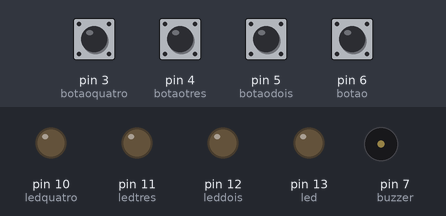
This sketch was run on a simulated Arduino Uno, built with avr-gcc and run on an emulated ATmega328P. Shown: output pins drawn as LEDs (lit = HIGH), buzzer (waves = sounding). The test bench sets the inputs (shaded band); at power-on: pin 3 (botaoquatro), pin 4 (botaotres), pin 5 (botaodois), pin 6 (botao) HIGH.

Above: at 1.2 s.
1.3 s: pin 3 (botaoquatro) pulled LOW for 0.15 s
At 3.4 s:
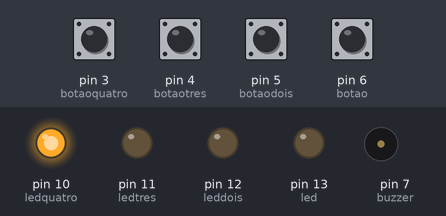
3.8 s: pin 3 (botaoquatro) pulled LOW for 1 s
At 4.6 s:
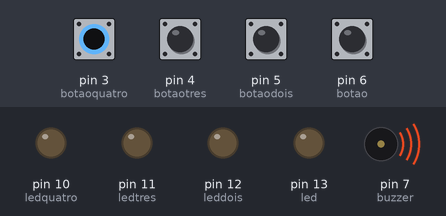
6.3 s: pin 4 (botaotres) pulled LOW for 0.15 s
At 8.4 s:
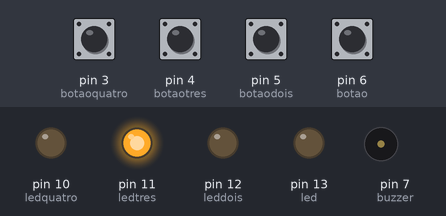
8.8 s: pin 4 (botaotres) pulled LOW for 1 s
At 10.3 s:
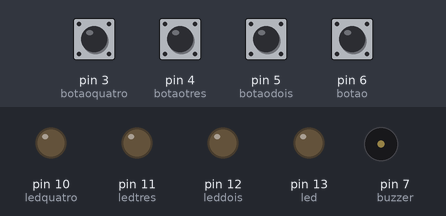
11.3 s: pin 5 (botaodois) pulled LOW for 0.15 s
At 13.4 s:
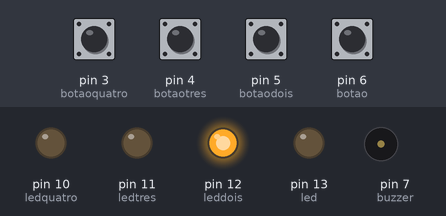
13.8 s: pin 5 (botaodois) pulled LOW for 1 s
At 15.4 s:
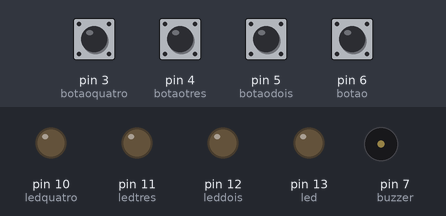
Timing chart, 0 to 16.9 s (numbered marks = the images above; inputs shaded):
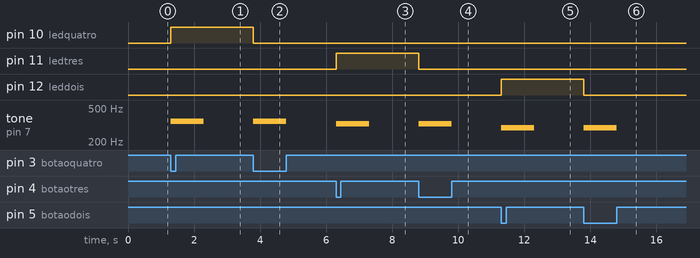

The sketch:

Piano.ino
```cpp
int botao = 6;
int botaodois = 5;
int botaotres = 4;
int botaoquatro = 3;
int led = 13;
int leddois = 12;
int ledtres = 11;
int ledquatro = 10;
bool estadoLed = 0;
int buzzer = 7;

void setup()
{
  pinMode(botao, INPUT_PULLUP); // define o pino do botao como entrada "INPUT"
  pinMode(led, OUTPUT);
  pinMode(botaodois, INPUT_PULLUP); // define o pino do botao como entrada "INPUT"
  pinMode(leddois, OUTPUT);
  pinMode(botaotres, INPUT_PULLUP); // define o pino do botao como entrada "INPUT"
  pinMode(ledtres, OUTPUT);
  pinMode(botaoquatro, INPUT_PULLUP); // define o pino do botao como entrada "INPUT"
  pinMode(ledquatro, OUTPUT);
  pinMode (buzzer, OUTPUT);

}

void loop()
{
  if(digitalRead(botao) == LOW) // Se o botão for pressionado
  {
    estadoLed = !estadoLed; // troca o estado do LED
    digitalWrite(led, estadoLed);
     // Aciona o buzzer na frequencia relativa ao Dó em Hz
    tone(buzzer,261);
    // Espera um tempo para Desativar
    delay(1000);
    //Desativa o buzzer
    noTone(buzzer);
    while(digitalRead(botao) == LOW);
    delay(100);
  }
  if(digitalRead(botaodois) == LOW) // Se o botão for pressionado
  {
    estadoLed = !estadoLed; // troca o estado do LED
    digitalWrite(leddois, estadoLed);
   // Aciona o buzzer na frequencia relativa ao Ré em Hz
    tone(buzzer,293);
    // Espera um tempo para Desativar
    delay(1000);
    //Desativa o buzzer
    noTone(buzzer);
    while(digitalRead(botaodois) == LOW);
    delay(100);
  }
  if(digitalRead(botaotres) == LOW) // Se o botão for pressionado
  {
    estadoLed = !estadoLed; // troca o estado do LED
    digitalWrite(ledtres, estadoLed);
     // Aciona o buzzer na frequencia relativa ao Mi em Hz
    tone(buzzer,329);
    // Espera um tempo para Desativar
    delay(1000);
    //Desativa o buzzer
    noTone(buzzer);
    while(digitalRead(botaotres) == LOW);
    delay(100);
  }
   if(digitalRead(botaoquatro) == LOW) // Se o botão for pressionado
  {
    estadoLed = !estadoLed; // troca o estado do LED
    digitalWrite(ledquatro, estadoLed);
      // Aciona o buzzer na frequencia relativa ao Fá em Hz
    tone(buzzer,349);
    // Espera um tempo para Desativar
    delay(1000);
    //Desativa o buzzer
    noTone(buzzer);
    while(digitalRead(botaoquatro) == LOW);
    delay(100);
  }
}
```

Measured:
- after the input at 1.3 s, pin 10 (ledquatro): LOW → HIGH at once; tone on pin 7 (buzzer): silent → 349 Hz at once, → silent 1.0 s later
- after the input at 3.8 s, pin 10 (ledquatro): HIGH → LOW at once; tone on pin 7 (buzzer): silent → 349 Hz at once, → silent 1.0 s later
- after the input at 6.3 s, pin 11 (ledtres): LOW → HIGH at once; tone on pin 7 (buzzer): silent → 329 Hz at once, → silent 1.0 s later
- after the input at 8.8 s, pin 11 (ledtres): HIGH → LOW at once; tone on pin 7 (buzzer): silent → 329 Hz at once, → silent 1.0 s later
- after the input at 11.3 s, pin 12 (leddois): LOW → HIGH at once; tone on pin 7 (buzzer): silent → 293 Hz at once, → silent 1.0 s later
- after the input at 13.8 s, pin 12 (leddois): HIGH → LOW at once; tone on pin 7 (buzzer): silent → 293 Hz at once, → silent 1.0 s later
